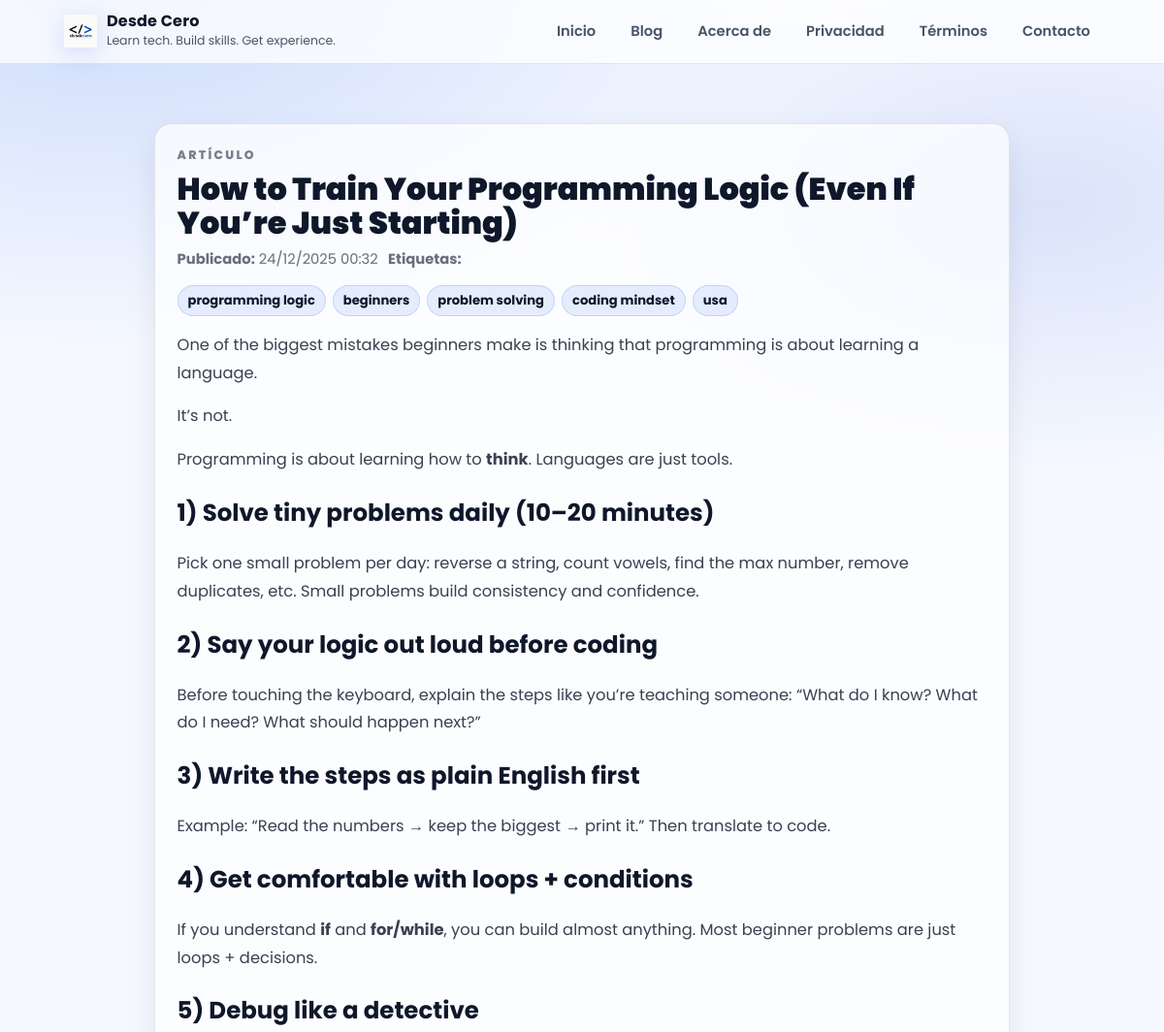
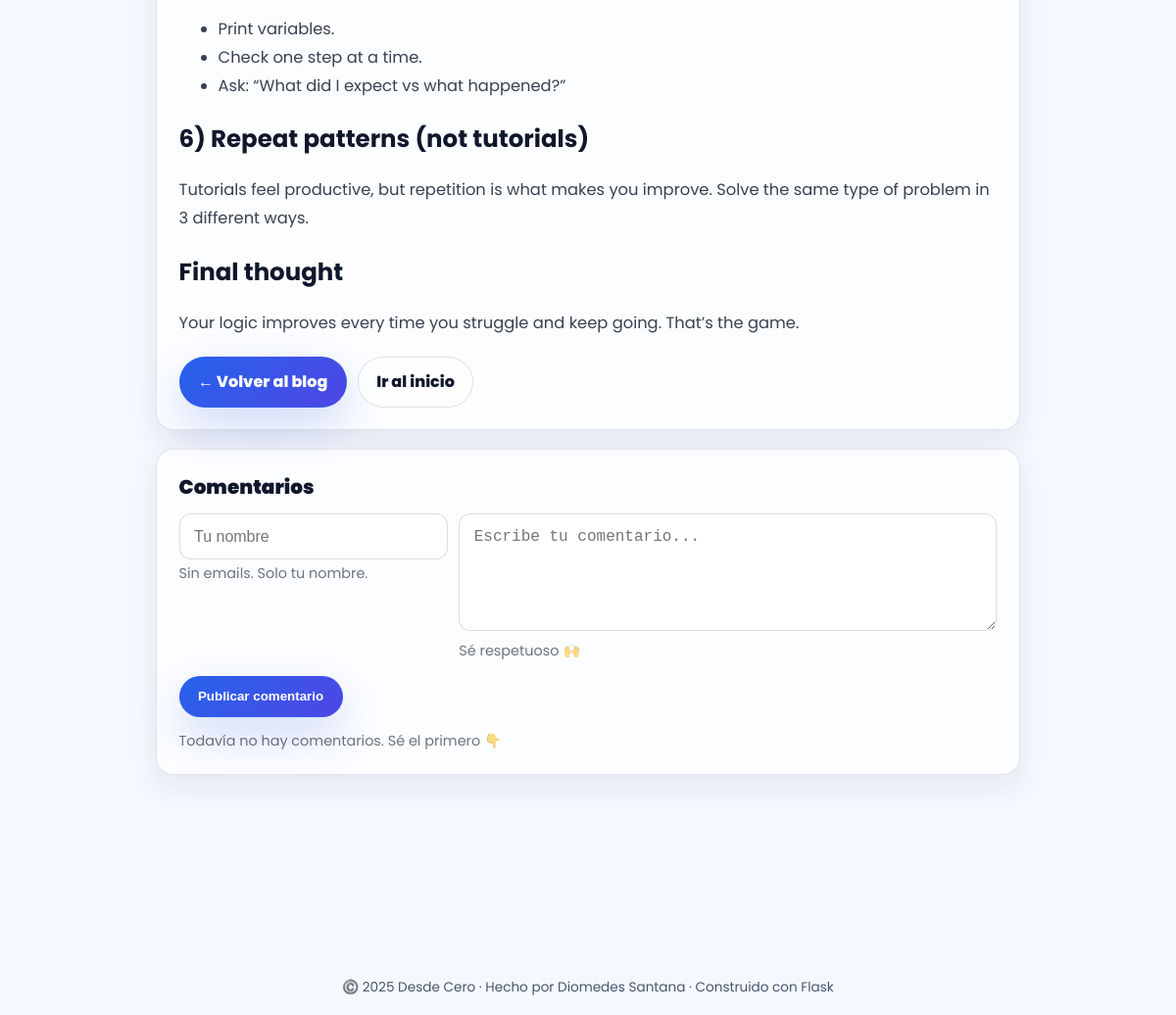
Screenshot of /post/how-to-train-programming-logic-beginners-2 with the database file from the repository (2 pictures, top to bottom).
### tables this page shows
CREATE TABLE posts (
            id      INTEGER PRIMARY KEY AUTOINCREMENT,
            title   TEXT NOT NULL,
            slug    TEXT NOT NULL UNIQUE,
            date    TEXT NOT NULL,      -- formato ISO 'YYYY-MM-DD HH:MM:SS'
            tags    TEXT,
            excerpt TEXT,
            content TEXT NOT NULL
        , content_html TEXT);

### main.py (the view)
@app.route("/post/<slug>", methods=["GET", "POST"])
def post_detail(slug):
    post = get_post_by_slug(slug)
    if not post:
        abort(404)
    if request.method == "POST":
        author = request.form.get("author", "").strip()
        text = request.form.get("text", "").strip()
        if author and text:
            add_comment(post["id"], author, text)
            return redirect(url_for("post_detail", slug=slug))
    comments = get_comments(post["id"])
    return render_template("post_detail.html", post=post, comments=comments)

### main.py (called while the page is built)
def get_conn():
    conn = sqlite3.connect(DB_PATH)
    conn.row_factory = sqlite3.Row  # permite acceder por nombre de columna
    return conn

def get_post_by_slug(slug: str):
    conn = get_conn()
    cur = conn.cursor()
    cur.execute("SELECT * FROM posts WHERE slug = ?", (slug,))
    row = cur.fetchone()
    conn.close()
    return row

def get_comments(post_id: int):
    conn = get_conn()
    cur = conn.cursor()
    cur.execute(
        "SELECT * FROM comments WHERE post_id = ? ORDER BY created_at DESC",
        (post_id,),
    )
    rows = cur.fetchall()
    conn.close()
    return rows

@app.template_filter("fecha")
def formato_fecha(value):
    try:
        if isinstance(value, str):
            dt = datetime.strptime(value, "%Y-%m-%d %H:%M:%S")
        else:
            dt = value
        return dt.strftime("%d/%m/%Y %H:%M")
    except Exception:
        return value

@app.context_processor
def inject_globals():
    now = datetime.utcnow()
    return {
        "now": now,
        "current_year": now.year,
        "site_name": "Desde Cero",
    }

### templates/post_detail.html (shortened to what this page needs)
{% extends "base.html" %}
{% block content %}
<div class="post-wrap">
  <article class="card">
    <p class="kicker">ARTÍCULO</p>
    <h1>{{ post['title'] }}</h1>
    <p class="meta">
      <strong>Publicado:</strong> {{ post['date']|fecha }}
      {% if post['tags'] %}
        <span style="margin-left:.4rem;"><strong>Etiquetas:</strong></span>
      {% endif %}
    </p>
    {% if post['tags'] %}
      <div class="tags">
        {% for t in post['tags'].split(',') %}
          {% set clean = t.strip() %}
          {% if clean %}
            <span class="tag">{{ clean }}</span>
          {% endif %}
        {% endfor %}
      </div>
    {% endif %}
    <div class="post-content">
      {{ post['content']|safe }}
    </div>
    <div class="actions">
      <a class="btn btn-primary" href="{{ url_for('blog_list') }}">← Volver al blog</a>
      <a class="btn" href="{{ url_for('home') }}">Ir al inicio</a>
    </div>
  </article>
  <section class="comments card">
    <h2>Comentarios</h2>
    <form method="POST" action="{{ url_for('post_detail', slug=post['slug']) }}">
      <div class="form-row">
        <div>
          <input type="text" name="author" placeholder="Tu nombre" required>
          <p class="hint">Sin emails. Solo tu nombre.</p>
        </div>
        <div>
          <textarea name="text" placeholder="Escribe tu comentario..." required></textarea>
          <p class="hint">Sé respetuoso 🙌</p>
        </div>
      </div>
      <button type="submit" class="btn btn-primary">Publicar comentario</button>
    </form>
    {% if comments and comments|length > 0 %}
      <div class="comment-list">
        {% for c in comments %}
          <div class="comment">
            <div class="comment-head">
              <span class="comment-author">{{ c['author'] }}</span>
              <span class="comment-date">· {{ c['created_at']|fecha }}</span>
            </div>
            <p class="comment-text">{{ c['text'] }}</p>
          </div>
        {% endfor %}
      </div>
    {% else %}
      <p class="hint" style="margin-top: .9rem;">Todavía no hay comentarios. Sé el primero 👇</p>
    {% endif %}
  </section>
</div>
{% endblock %}

### templates/base.html (style rules this page uses)
:root { --bg: #f5f8ff; --panel: rgba(255,255,255,.78); --panel-strong: #ffffff; --text: #0f172a; --muted: #475569; --border: rgba(15,23,42,.10); --shadow: 0 18px 55px rgba(15, 23, 42, .10); --blue: #1d4ed8; --blue2:#2563eb; --blueSoft:#eaf2ff; --chip:#eef2ff; }
* { box-sizing:border-box; }
body { margin:0; font-family:"Poppins", sans-serif; background: radial-gradient(1200px 600px at 10% 0%, rgba(37,99,235,.18), transparent 60%), radial-gradient(900px 500px at 90% 10%, rgba(29,78,216,.12), transparent 55%), var(--bg); color:var(--text); }
.card { background: var(--panel); border: 1px solid var(--border); border-radius: 22px; box-shadow: var(--shadow); }
.btn { display:inline-flex; align-items:center; justify-content:center; gap:8px; padding: 11px 16px; border-radius: 999px; border: 1px solid var(--border); background: rgba(255,255,255,.8); color: var(--text); text-decoration:none; font-weight:700; transition: .15s ease; cursor:pointer; }
.btn-primary { background: linear-gradient(135deg, var(--blue), var(--blue2)); color:white; border-color: rgba(29,78,216,.35); box-shadow: 0 18px 45px rgba(29,78,216,.20); }

### templates/post_detail.html (style rules this page uses)
.post-wrap { max-width: 920px; margin: 0 auto; padding: 2.2rem 1.2rem 4rem; }
.card { border-radius: 18px; padding: 1.4rem 1.4rem; background: rgba(255,255,255,.72); border: 1px solid rgba(15,23,42,.10); box-shadow: 0 12px 30px rgba(15,23,42,.08); }
.kicker { font-size:.78rem; letter-spacing:.18em; text-transform: uppercase; color: rgba(15,23,42,.55); font-weight: 800; margin: 0 0 .5rem; }
h1 { margin: 0 0 .6rem; color:#0f172a; font-weight: 900; line-height: 1.1; font-size: 2rem; }
.meta { color: rgba(15,23,42,.62); font-size: .92rem; margin: 0 0 1rem; }
.tags { display:flex; flex-wrap:wrap; gap:.45rem; margin-top:.55rem; }
.tag { display:inline-flex; padding:.32rem .62rem; border-radius:999px; background: rgba(37,99,235,.10); border: 1px solid rgba(37,99,235,.18); color:#0f172a; font-size:.82rem; font-weight:700; }
.post-content { margin-top: 1rem; color: rgba(15,23,42,.82); line-height: 1.75; font-size: 1.02rem; }
.post-content h2, .post-content h3 { color:#0f172a; margin: 1.2rem 0 .5rem; }
.actions { display:flex; gap:.7rem; flex-wrap:wrap; margin-top: 1.2rem; }
.btn { display:inline-flex; align-items:center; justify-content:center; gap:.5rem; padding: .78rem 1.15rem; border-radius: 999px; text-decoration:none; font-weight: 800; border: 1px solid rgba(15,23,42,.12); background: rgba(255,255,255,.65); color: #0f172a; transition: .15s ease; }
.btn-primary { background: linear-gradient(135deg, #2563eb, #4f46e5); border-color: rgba(37,99,235,.25); color: white; }
.comments { margin-top: 1.2rem; }
.comments h2 { margin: 0 0 .8rem; font-size: 1.25rem; color:#0f172a; font-weight: 900; }
.form-row { display:grid; gap:.7rem; margin-bottom: .9rem; }
@media (min-width: 700px) { .form-row { grid-template-columns: 1fr 2fr; align-items:start; } }
input, textarea { width:100%; padding:.85rem .9rem; border-radius: 12px; border: 1px solid rgba(15,23,42,.14); background: rgba(255,255,255,.75); outline: none; font-size: 1rem; color:#0f172a; }
textarea { min-height: 120px; resize: vertical; }
.hint { color: rgba(15,23,42,.60); font-size: .9rem; margin: .2rem 0 0; }

### rows the page displays
posts: title "How to Train Your Programming Logic (Even If You’re Just Starting)", date|fecha "24/12/2025 00:32", content "One of the biggest mistakes beginners make is thinking that programming is about learning a language. It’s not. Programming is about learning how to think . Languages are just tools. 1) Solve tiny problems daily (10–20 minutes) Pick one small problem per day: reverse a string, count vowels, find the max number, remove duplicates, etc. Small problems build consistency and confidence. 2) Say your logic out loud before coding Before touching the keyboard, explain the steps like you’re teaching someone: “What do I know? What do I need? What should happen next?” 3) Write the steps as plain English first Example: “Read the numbers → keep the biggest → print it.” Then translate to code. 4) Get…"

### other values shown
{{ clean }} "programming logic" "beginners" "problem solving" "coding mindset" "usa"
